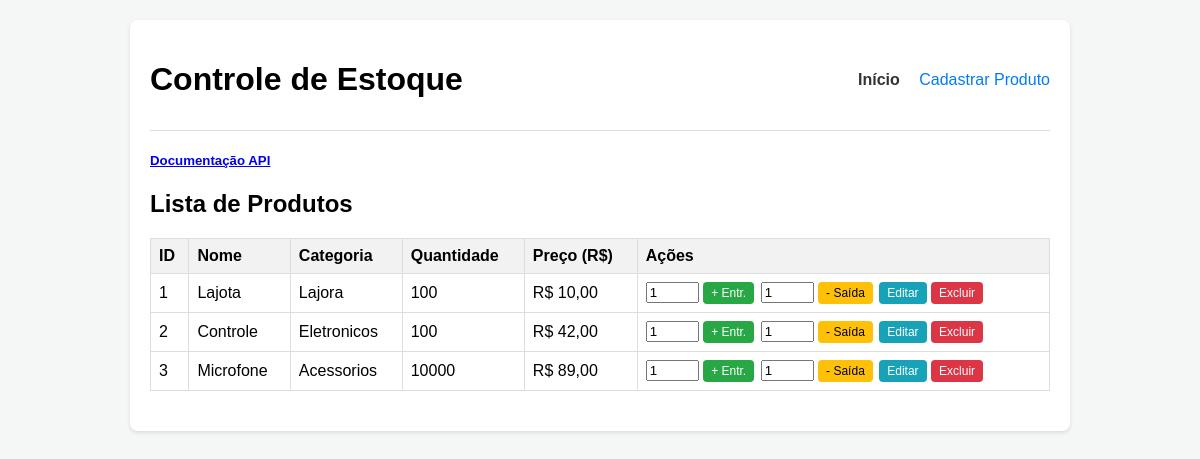
The app's page /, older data.
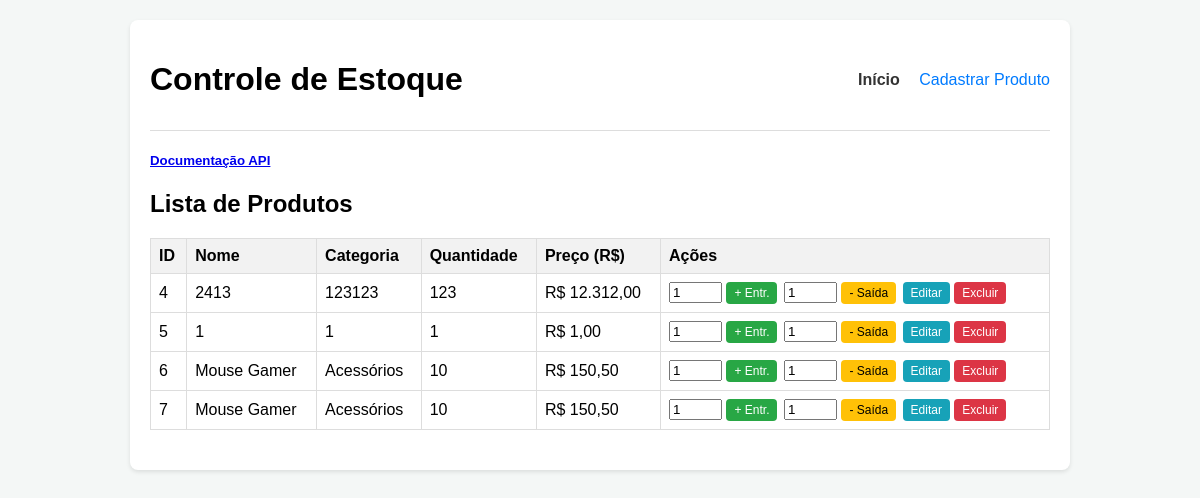
The same page, newer data.
### tables this page shows
CREATE TABLE produtos (
        id INTEGER PRIMARY KEY AUTOINCREMENT,
        nome TEXT NOT NULL,
        categoria TEXT NOT NULL,
        quantidade INTEGER NOT NULL,
        preco REAL NOT NULL
    );

### index.php (the view, shortened to what this page needs)
<?php
require_once 'api/conexao.php';
$instrucao = $pdo->query("SELECT * FROM produtos");
$produtos = $instrucao->fetchAll(PDO::FETCH_ASSOC);
?>
<!DOCTYPE html>
<html lang="pt-BR">
<head>
    <link rel="stylesheet" href="style.css">
</head>
<body>
    <div class="container">
        <header>
            <h1>Controle de Estoque</h1>
            <nav>
                <a href="index.php" class="active">Início</a>
                <a href="cadastrar.php">Cadastrar Produto</a>
            </nav>
        </header>
        <main>
            <h5><a href="api/docs.html">Documentação API</a></h5>
            <section class="card">
                <h2>Lista de Produtos</h2>
                <table>
                    <thead>
                        <tr>
                            <th>ID</th>
                            <th>Nome</th>
                            <th>Categoria</th>
                            <th>Quantidade</th>
                            <th>Preço (R$)</th>
                            <th>Ações</th>
                        </tr>
                    </thead>
                    <tbody>
                        <?php if (empty($produtos)): ?>
                            <tr><td colspan="6" style="text-align: center;">Nenhum produto cadastrado.</td></tr>
                        <?php else: ?>
                            <?php foreach ($produtos as $produto): ?>
                                <tr>
                                    <td><?php echo $produto['id']; ?></td>
                                    <td><?php echo htmlspecialchars($produto['nome']); ?></td>
                                    <td><?php echo htmlspecialchars($produto['categoria']); ?></td>
                                    <td><?php echo $produto['quantidade']; ?></td>
                                    <td>R$ <?php echo number_format($produto['preco'], 2, ',', '.'); ?></td>
                                    <td>
                                        <form action="index.php" method="POST" style="display:inline-block; margin-right:2px;">
                                            <input type="number" name="quantidade" value="1" min="1" style="width: 45px;" required>
                                            <button type="submit" class="btn btn-sm btn-success">+ Entr.</button>
                                        </form>
                                        <form action="index.php" method="POST" style="display:inline-block; margin-right:2px;">
                                            <input type="number" name="quantidade" value="1" min="1" style="width: 45px;" required>
                                            <button type="submit" class="btn btn-sm btn-warning">- Saída</button>
                                        </form>
                                        <a href="editar.php?id=<?php echo $produto['id']; ?>" class="btn btn-sm btn-info" style="text-decoration:none; padding:4px 8px; background:#17a2b8; color:white; border-radius:4px; font-size:12px;">Editar</a>
                                        <a href="index.php?deletar=<?php echo $produto['id']; ?>" class="btn btn-sm btn-danger" style="text-decoration:none; padding:4px 8px; background:#dc3545; color:white; border-radius:4px; font-size:12px;">Excluir</a>
                                    </td>
                                </tr>
                            <?php endforeach; ?>
                        <?php endif; ?>
                    </tbody>
                </table>
            </section>
        </main>
    </div>
</body>
</html>

Row changes from the older to the newer data that the page shows:
removed produtos: id "1", nome "Lajota", categoria "Lajora", quantidade "100", preco "10,00"
removed produtos: id "2", nome "Controle", categoria "Eletronicos", quantidade "100", preco "42,00"
removed produtos: id "3", nome "Microfone", categoria "Acessorios", quantidade "10000", preco "89,00"
added produtos: id "4", nome "2413", categoria "123123", quantidade "123", preco "12.312,00"
added produtos: id "5", nome "1", categoria "1", quantidade "1", preco "1,00"
added produtos: id "6", nome "Mouse Gamer", categoria "Acessórios", quantidade "10", preco "150,50"
added produtos: id "7", nome "Mouse Gamer", categoria "Acessórios", quantidade "10", preco "150,50"
